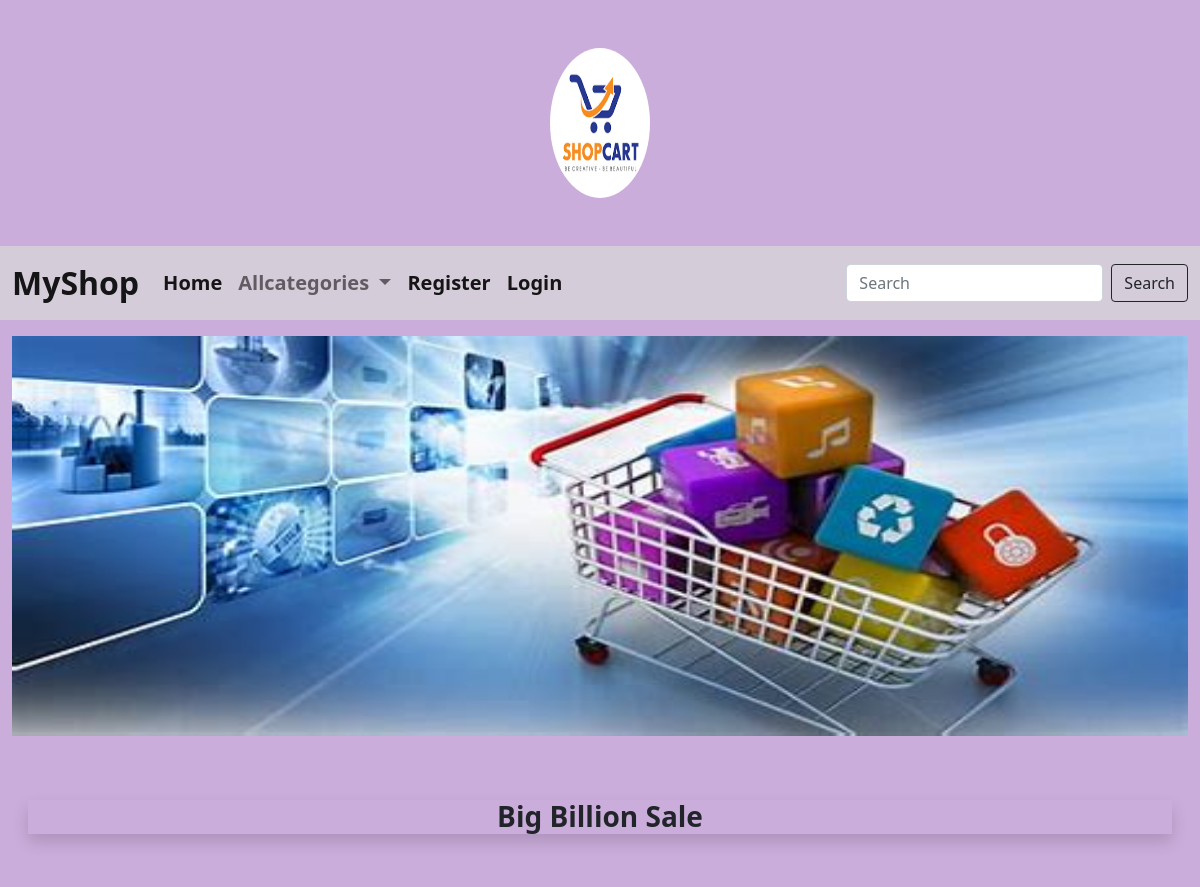
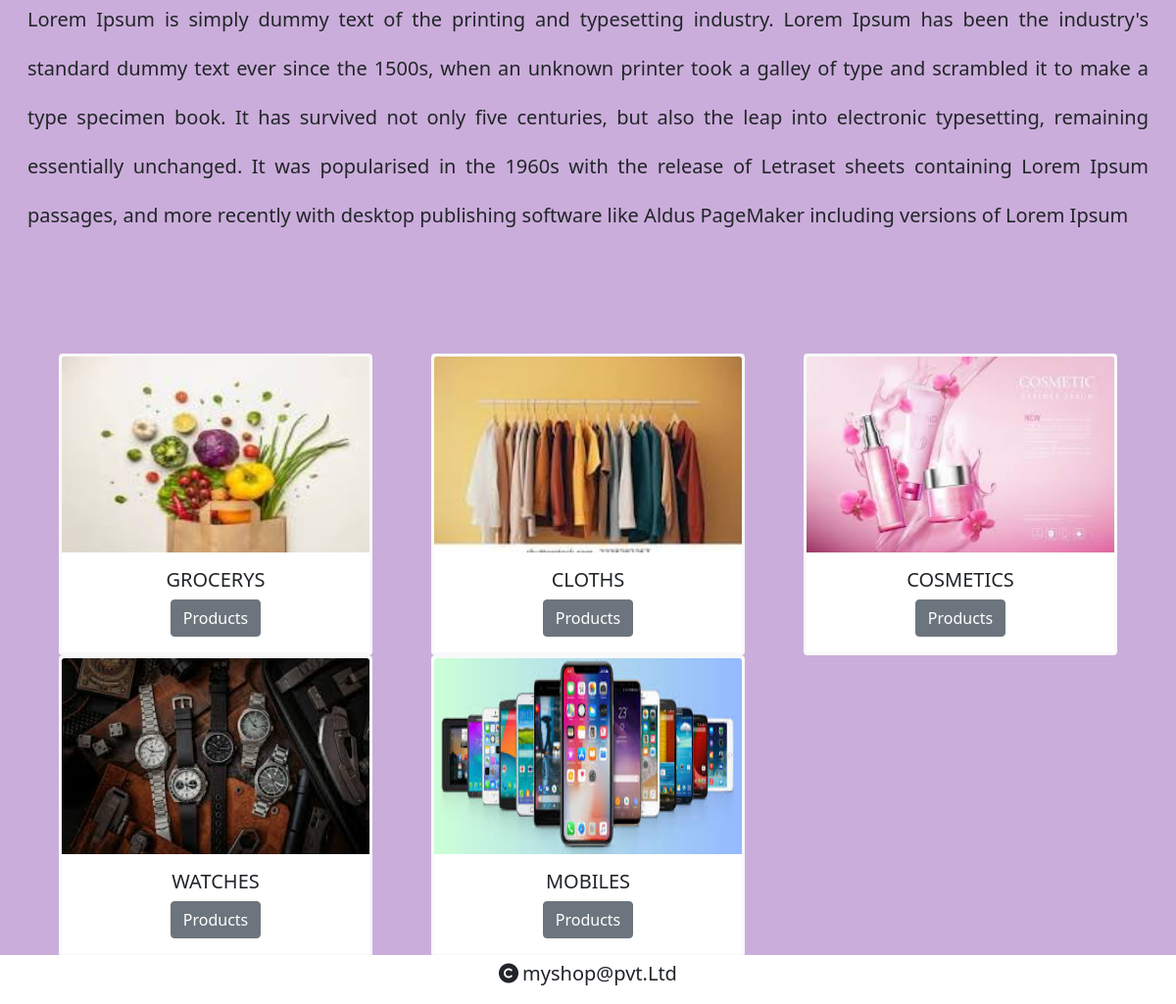
The page / on the database its author committed (2 pictures, top to bottom).
### shop/models.py (models this page shows, shortened)
class Category(models.Model):
    name=models.CharField(max_length=20)
    desc=models.TextField()
    image=models.ImageField(upload_to="category")

### shop/views.py (the view)
# urls.py: path('',views.allcategories,name="categories"),
def allcategories(request):
    c=Category.objects.all()
    context={'cat':c}
    return render(request,'category.html',context)

### cart/context_processors.py (called while the page is built, shortened)
def count_items(request):
    u=request.user
    count=0
    return {'c':count}

### shop/context_processors.py (called while the page is built)
def menu_links(request):
    c=Category.objects.all()
    return {'links':c}    # We can use this data globally across all webpages inside our app

### templates/category.html
{% extends 'base.html' %}
{% load static %}
{% block content %}
<div class="row mt-3">
    <div class="col-12">
    <img src="{% static 'images/banner1.jpeg' %}" height="400px" width="100%"></div>
</div>
    <div class="row mt-3 px-3" style="margin-bottom:100px">
        <div class="col-12">
            <h3 class="text-center fw-bold text=light mt-5 mb-5 shadow">Big Billion Sale</h3>
            <p style="text-align:justify;line-height:2.5" class="fs-5">Lorem Ipsum is simply dummy text of the printing and typesetting industry. Lorem Ipsum has been the industry's standard dummy text ever since the 1500s, when an unknown printer took a galley of type and scrambled it to make a type specimen book. It has survived not only five centuries, but also the leap into electronic typesetting, remaining essentially unchanged. It was popularised in the 1960s with the release of Letraset sheets containing Lorem Ipsum passages, and more recently with desktop publishing software like Aldus PageMaker including versions of Lorem Ipsum</p>
        </div>
    </div>
<div class="container mt-5 mb-5">
    <div class="row">
{% for i in cat %}
        <div class="col-sm-4">
      <div class="card mx-auto border border-3 border-light" style="width:20rem;">
  <img src="{{i.image.url}}"  height="200px" width="100%" class="card-img-top" alt="...">
  <div class="card-body text-center">
    <h5 class="card-title">{{i.name}}</h5>
    <a href="{% url 'shop:products' i.id %}" class="btn btn-secondary">Products</a>
  </div>
</div>
        </div>
        {% endfor %}
    </div>
</div>
{% endblock %}

### static/css/style.css (style rules this page uses)
body { background-color:#42a7f5; }

### rows shown on the page
Category: image (picture), name "GROCERYS"
Category: image (picture), name "CLOTHS"
Category: image (picture), name "COSMETICS"
Category: image (picture), name "WATCHES"
Category: image (picture), name "MOBILES"
